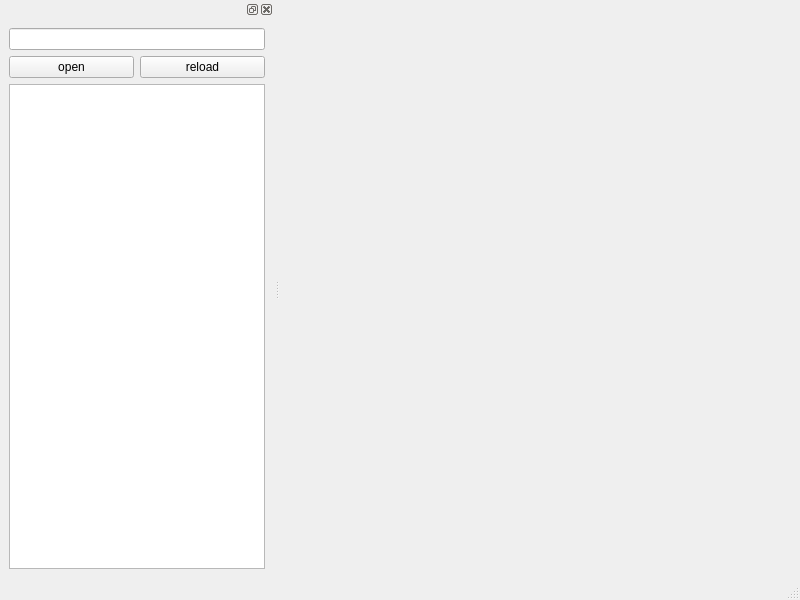
<?xml version="1.0" encoding="UTF-8"?>
<ui version="4.0">
 <class>MainWindow</class>
 <widget class="QMainWindow" name="MainWindow">
  <property name="geometry">
   <rect>
    <x>0</x>
    <y>0</y>
    <width>800</width>
    <height>600</height>
   </rect>
  </property>
  <property name="windowTitle">
   <string>MainWindow</string>
  </property>
  <widget class="QWidget" name="centralwidget"/>
  <widget class="QMenuBar" name="menubar">
   <property name="geometry">
    <rect>
     <x>0</x>
     <y>0</y>
     <width>800</width>
     <height>21</height>
    </rect>
   </property>
  </widget>
  <widget class="QStatusBar" name="statusbar"/>
  <widget class="QDockWidget" name="dockWidget">
   <attribute name="dockWidgetArea">
    <number>1</number>
   </attribute>
   <widget class="QWidget" name="dockWidgetContents">
    <layout class="QGridLayout" name="gridLayout">
     <item row="0" column="0" colspan="2">
      <widget class="QLineEdit" name="fileEdit"/>
     </item>
     <item row="1" column="0">
      <widget class="QPushButton" name="openBtn">
       <property name="text">
        <string>open</string>
       </property>
      </widget>
     </item>
     <item row="1" column="1">
      <widget class="QPushButton" name="reloadBtn">
       <property name="text">
        <string>reload</string>
       </property>
      </widget>
     </item>
     <item row="2" column="0" colspan="2">
      <widget class="QTreeView" name="treeView"/>
     </item>
    </layout>
   </widget>
  </widget>
 </widget>
 <resources/>
 <connections/>
</ui>
